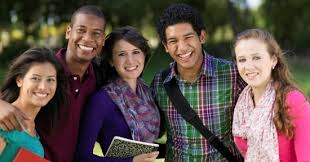
%> input picture ch8_image_processing_applications/Count_the_Number_of_Faces_in_an_Image/faces1.jpg, 310 x 162 px
$ octave Count_the_Number_of_Faces_in_an_Image.m   (GNU Octave 9; MATLAB toolbox functions it lacks are replaced by stand-ins)
%> lines starting %> are read from the running program, lines starting %| are printed output that depends on the picture; in (x1, y1, x2, y2) boxes, pixels count from 0 and x2, y2 are one past the last pixel; in counts of white or black regions, pixels touching at a corner belong together; the program's own positions count from 1
clear all; close all; clc;

% Read an input image
A = imread('faces1.jpg');
%> A is the input picture: size 162x310x3 uint8; mean R, G, B 94, 77.7, 72.3

% Create a cascade detector object
% get facedetector object

faceDetector = vision.CascadeObjectDetector();

% Perform face detection on the input image to get bounding boxes
bbox = step(faceDetector, A);
%> bbox = [22 64 42 42; 67 15 44 44; 111 41 39 39; 160 23 45 45; 230 42 44 44]

% Draw the returned bounding box around the detected face
B = insertObjectAnnotation(A, 'rectangle', bbox, 'Face');
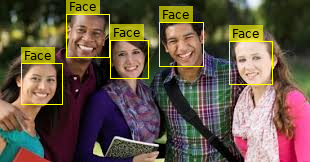
%> B: size 162x310x3 uint8; 6.95% of pixels changed, all inside (x1, y1, x2, y2) = (21, 0, 273, 105)
figure, imshow(B), title('Detected face');

% Print number of detected faces
str = num2str(size(bbox, 1));
%> str = '5'
str = strcat('Number of detected faces = ', str);
%> str = 'Number of detected faces =5'
disp(str);
%| Number of detected faces =5
